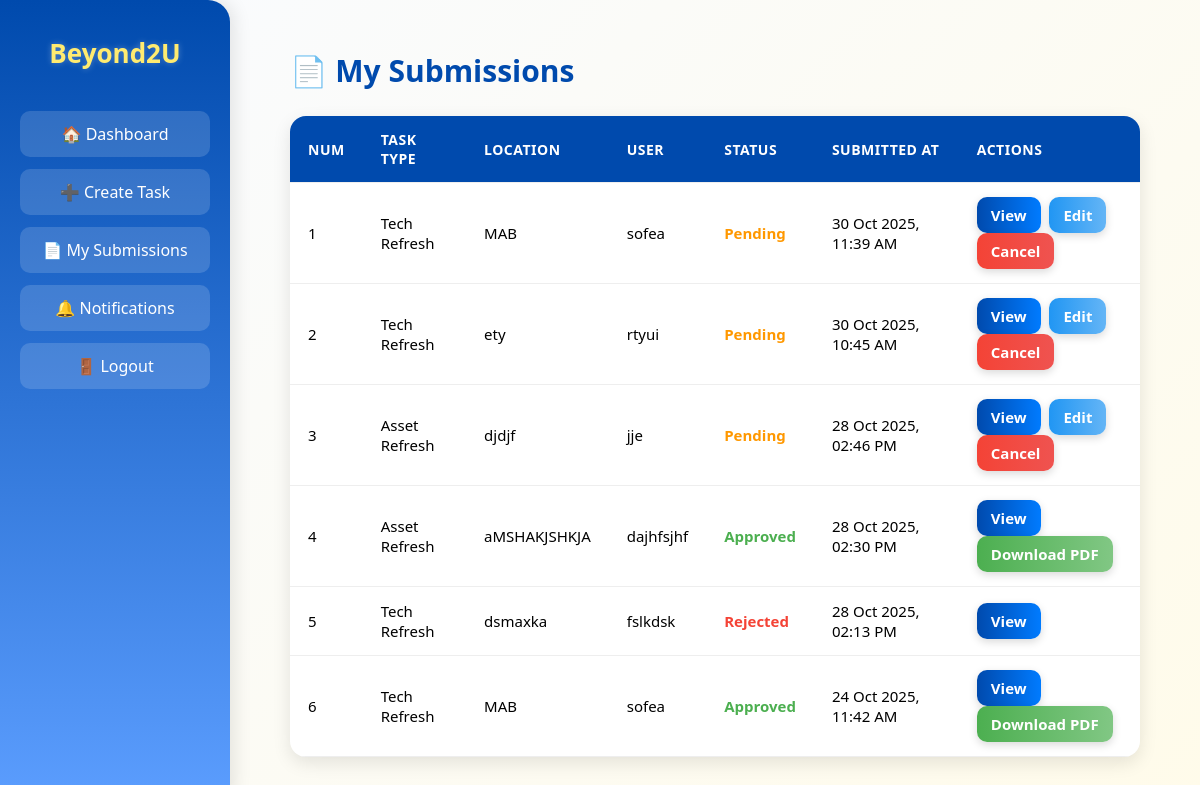
The app's page /beyond2u/dashboard/systemengineer/my_submissions/ (signed in) with its own data.
### inventorySystem/models.py (models this page shows, shortened)
class Request(models.Model):
    TYPE_CHOICES = [
        ('Asset Refresh', 'Asset Refresh'),
        ('Parts Upgrade', 'Parts Upgrade'),
        ('Tech Refresh', 'Tech Refresh'),
    ]
    STATUS_CHOICES = [
        ('Pending', 'Pending'),
        ('Approved', 'Approved'),
        ('Rejected', 'Rejected'),
    ]
    FORMAT_STATUS_CHOICES = [
        ('Formatted', 'Formatted'),
        ('Not Formatted', 'Not Formatted'),
    ]
    UPLOAD_STATUS_CHOICES = [
        ('Uploaded', 'Uploaded'),
        ('Not Yet', 'Not Yet'),
    ]
    engineer = models.ForeignKey(settings.AUTH_USER_MODEL, on_delete=models.CASCADE)
    type = models.CharField(max_length=50, choices=TYPE_CHOICES)
    location = models.CharField(max_length=100)
    user = models.CharField(max_length=100)
    old_barcode = models.CharField(max_length=100, blank=True, null=True)
    new_barcode = models.CharField(max_length=100, blank=True, null=True)
    old_serial = models.CharField(max_length=100, blank=True, null=True)
    new_serial = models.CharField(max_length=100, blank=True, null=True)
    old_ip = models.GenericIPAddressField(blank=True, null=True)
    new_ip = models.GenericIPAddressField(blank=True, null=True)
    new_mac = models.CharField(max_length=50, blank=True, null=True)
    old_hostname = models.CharField(max_length=100, blank=True, null=True)
    new_hostname = models.CharField(max_length=100, blank=True, null=True)
    start_time = models.DateTimeField(blank=True, null=True)
    end_time = models.DateTimeField(blank=True, null=True)
    rescheduled_date = models.DateField(blank=True, null=True)
    status = models.CharField(max_length=20, choices=STATUS_CHOICES, default='Pending')
    format_status = models.CharField(max_length=20, choices=FORMAT_STATUS_CHOICES, blank=True, null=True)
    upload_status = models.CharField(max_length=20, choices=UPLOAD_STATUS_CHOICES, default='Not Yet')
    reason_not_formatted = models.TextField(blank=True, null=True)
    reason_not_uploaded = models.TextField(blank=True, null=True)
    remarks = models.TextField(blank=True, null=True)
    proof = models.FileField(upload_to='', blank=True, null=True)
    assigned_approver = models.ForeignKey(
        settings.AUTH_USER_MODEL,
        related_name='approver_requests',
        on_delete=models.SET_NULL,
        null=True,
        blank=True
    )
    created_at = models.DateTimeField(auto_now_add=True)
    updated_at = models.DateTimeField(auto_now=True)

### inventorySystem/views.py (the view)
# urls.py: path('dashboard/systemengineer/my_submissions/', views.my_submissions, name='my_submissions'),
@login_required
def my_submissions(request):
    submissions = Request.objects.filter(engineer=request.user).order_by('-created_at')
    return render(request, 'my_submissions.html', {'submissions': submissions})

### inventorySystem/templates/my_submissions.html (shortened to what this page needs)
<!DOCTYPE html>
<html lang="en">
<head>
</head>
<body>
  <div class="sidebar">
    <h2>Beyond2U</h2>
    <a href="{% url 'systemengineer_dashboard' %}">🏠 Dashboard</a>
    <a href="{% url 'create_task' %}">➕ Create Task</a>
    <a href="{% url 'my_submissions' %}">📄 My Submissions</a>
    <a href="{% url 'notifications' %}">🔔 Notifications</a>
    <a href="{% url 'logout' %}">🚪 Logout</a>
  </div>
  <div class="content">
    <h1>📄 My Submissions</h1>
    {% if submissions %}
    <table>
      <tr>
        <th>Num</th>
        <th>Task Type</th>
        <th>Location</th>
        <th>User</th>
        <th>Status</th>
        <th>Submitted At</th>
        <th>Actions</th>
      </tr>
      {% for task in submissions %}
      <tr>
        <td>{{ forloop.counter }}</td>
        <td>{{ task.type }}</td>
        <td>{{ task.location }}</td>
        <td>{{ task.user }}</td>
        <td>
          {% if task.status == "Pending" %}
            <span class="status-pending">{{ task.status }}</span>
          {% elif task.status == "Approved" %}
            <span class="status-approved">{{ task.status }}</span>
          {% elif task.status == "Rejected" %}
            <span class="status-rejected">{{ task.status }}</span>
          {% elif task.status == "Cancelled" %}
            <span class="status-cancelled">{{ task.status }}</span>
          {% endif %}
        </td>
        <td>{{ task.created_at|date:"d M Y, h:i A" }}</td>
        <td>
          <a href="{% url 'task_detail' task.id %}" class="btn btn-view">View</a>
          {% if task.status == "Pending" %}
            <a href="{% url 'edit_task' task.id %}" class="btn btn-edit">Edit</a>
            <a href="{% url 'cancel_task' task.id %}" class="btn btn-cancel"
               onclick="return confirm('Are you sure you want to cancel this task?');">
               Cancel
            </a>
          {% elif task.status == "Approved" %}
            <a href="{% url 'download_task_pdf' task.id %}" class="btn btn-download">Download PDF</a>
          {% endif %}
        </td>
      </tr>
      {% endfor %}
    </table>
    {% else %}
      <div class="empty-msg">No submissions yet.</div>
    {% endif %}
  </div>
</body>
</html>

### inventorySystem/templates/my_submissions.html (style rules this page uses)
* { margin: 0; padding: 0; box-sizing: border-box; font-family: 'Poppins', 'Segoe UI', sans-serif; }
body { background: linear-gradient(135deg, #f9fbff, #fffbea); display: flex; min-height: 100vh; }
.sidebar { width: 230px; background: linear-gradient(180deg, #004aad, #5c9eff); color: white; padding: 35px 20px; display: flex; flex-direction: column; border-top-right-radius: 22px; border-bottom-right-radius: 22px; box-shadow: 4px 0 18px rgba(0, 0, 0, 0.1); }
.sidebar h2 { font-size: 26px; text-align: center; margin-bottom: 40px; color: #ffeb70; text-shadow: 0 0 6px rgba(255,255,255,0.3); }
.sidebar a { display: block; color: #fff; text-decoration: none; padding: 12px 15px; margin-bottom: 12px; border-radius: 10px; transition: all 0.3s ease; font-weight: 500; text-align: center; background: rgba(255, 255, 255, 0.15); }
.content { flex: 1; padding: 50px 60px; animation: fadeIn 0.7s ease-in-out; }
h1 { color: #004aad; font-size: 30px; margin-bottom: 25px; }
table { width: 100%; border-collapse: collapse; background: white; border-radius: 16px; overflow: hidden; box-shadow: 0 6px 18px rgba(0, 0, 0, 0.1); animation: slideUp 0.5s ease-in-out; }
th, td { padding: 14px 18px; text-align: left; border-bottom: 1px solid #eee; font-size: 15px; }
th { background-color: #004aad; color: white; text-transform: uppercase; letter-spacing: 0.5px; font-size: 14px; }
.status-pending { color: #ff9800; font-weight: bold; }
.status-approved { color: #4caf50; font-weight: bold; }
.status-rejected { color: #f44336; font-weight: bold; }
a.btn { text-decoration: none; padding: 8px 14px; border-radius: 10px; color: white; font-weight: 600; transition: 0.3s; margin-right: 5px; display: inline-block; box-shadow: 0 3px 8px rgba(0, 0, 0, 0.15); }
.btn-view { background: linear-gradient(90deg, #004aad, #007bff); }
.btn-edit { background: linear-gradient(90deg, #2196f3, #64b5f6); }
.btn-cancel { background: linear-gradient(90deg, #f44336, #ef5350); }
.btn-download { background: linear-gradient(90deg, #4caf50, #81c784); }

### records on screen
Request: type "Tech Refresh", location "MAB", user "sofea", status "Pending", created_at "30 Oct 2025, 11:39 AM", shows "Edit"
Request: type "Tech Refresh", location "ety", user "rtyui", status "Pending", created_at "30 Oct 2025, 10:45 AM", shows "Edit"
Request: type "Asset Refresh", location "djdjf", user "jje", status "Pending", created_at "28 Oct 2025, 02:46 PM", shows "Edit"
Request: type "Asset Refresh", location "aMSHAKJSHKJA", user "dajhfsjhf", status "Approved", created_at "28 Oct 2025, 02:30 PM", shows "Download PDF"
Request: type "Tech Refresh", location "dsmaxka", user "fslkdsk", status "Rejected", created_at "28 Oct 2025, 02:13 PM"
Request: type "Tech Refresh", location "MAB", user "sofea", status "Approved", created_at "24 Oct 2025, 11:42 AM", shows "Download PDF"
